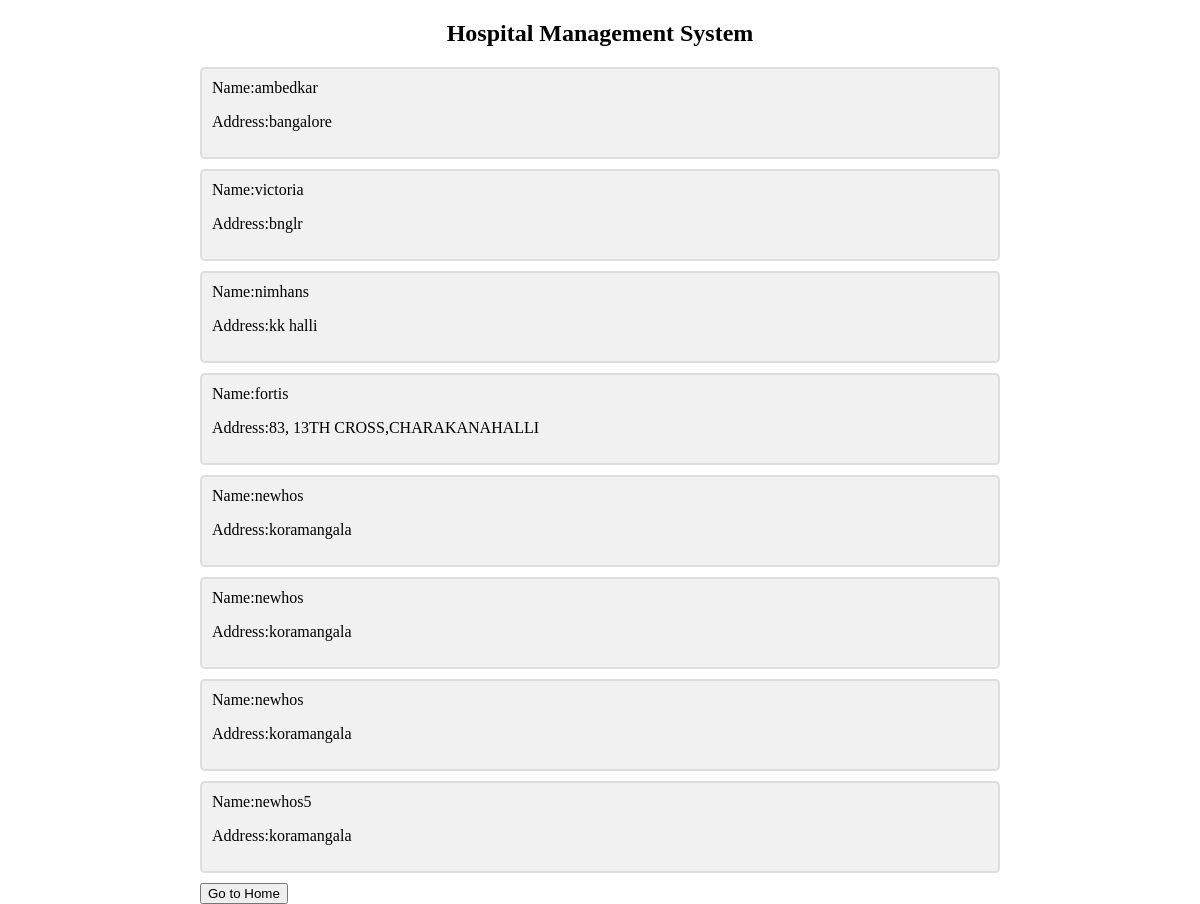
The app's page /patient/displayhospitals (signed in), older data.
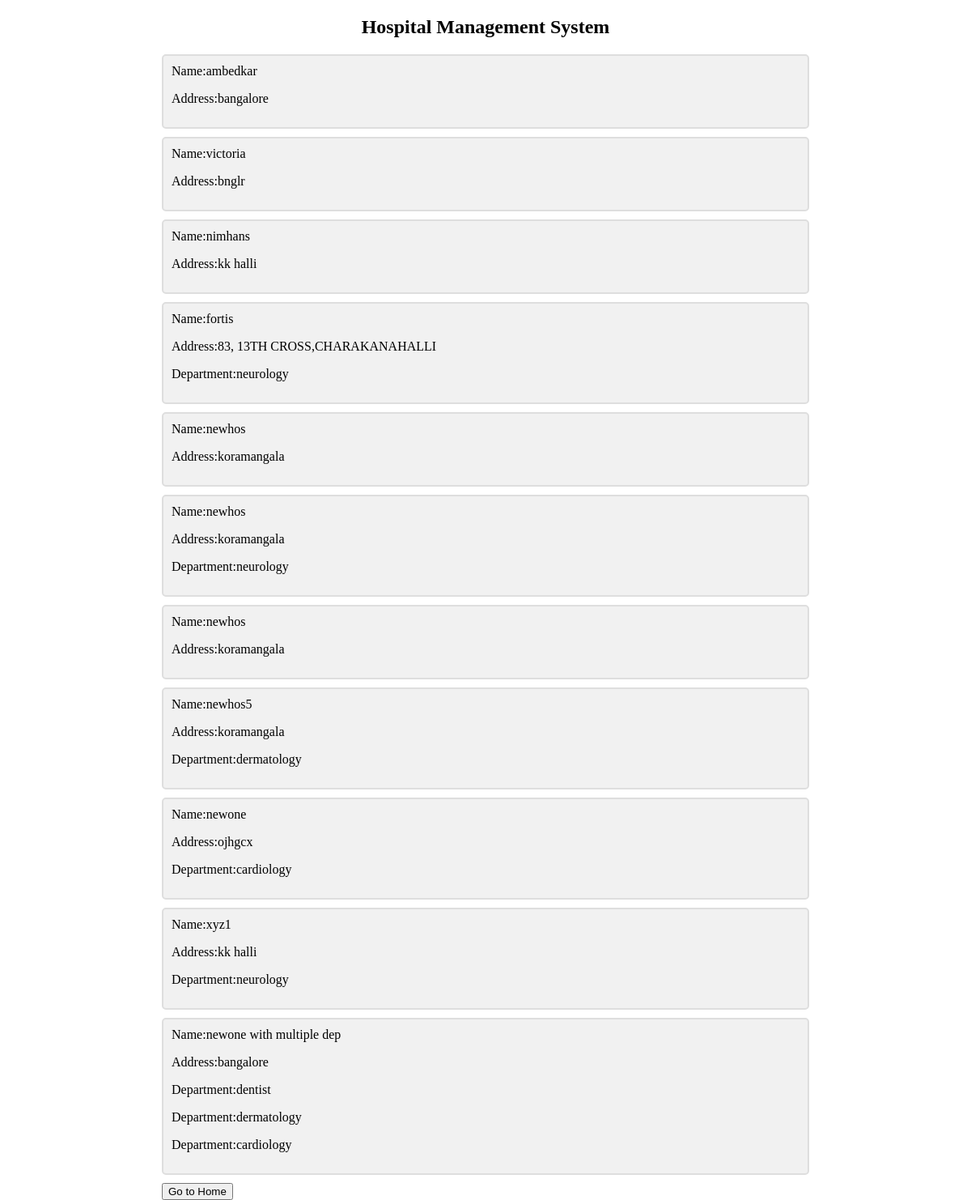
The same page, newer data.
### patient/models.py (models this page shows)
class Hospital(models.Model):
    id=models.AutoField(auto_created=True,primary_key=True)
    hname = models.CharField(max_length=100)
    address = models.TextField()
    department=models.ManyToManyField(Department)

class Department(models.Model):
    id = models.AutoField(auto_created=True, primary_key=True)
    dname = models.CharField(max_length=50)  # Change 'name' to 'dname'

### patient/views.py (the view)
# urls.py: path('displayhospitals',views.displayhospitals, name='displayhospitals'),
@login_required(login_url='signin')
def displayhospitals(request):
    hospitals=Hospital.objects.all()
    return render(request,'displayhospitals.html',{'hospitals':hospitals})

### templates/displayhospitals.html (shortened to what this page needs)
<!DOCTYPE html>
<html>
<head>
</head>
<body>
<div align="center">
    <h2>Hospital Management System</h2>
</div>
{% for hospital in hospitals %}
    <div class="container">
        <label for="name">Name:{{ hospital.hname }}</label>
        <label for="hospital">Address:{{ hospital.address }}</label>
        {% for department in hospital.department.all %}
        <label for="department">Department:{{ department.dname }}</label>
        {% endfor %}
    </div>
{% endfor %}
<a href="/patient">
  <button type="button">Go to Home</button>
</a>
</body>
</html>

### templates/displayhospitals.html (style rules this page uses)
body { margin: 0 auto; max-width: 800px; padding: 0 20px; }
.container { border: 2px solid #dedede; background-color: #f1f1f1; border-radius: 5px; padding: 10px; margin: 10px 0; }
.container::after { content: ""; clear: both; display: table; }

Row changes from the older to the newer data that the page shows:
added Department: dname "neurology"
added Department: dname "dermatology"
added Hospital: hname "newone", address "ojhgcx"
added Department: dname "cardiology"
added Hospital: hname "xyz1", address "kk halli"
added Hospital: hname "newone with multiple dep", address "bangalore"
added Department: dname "dentist", shown under "newone with multiple dep"
